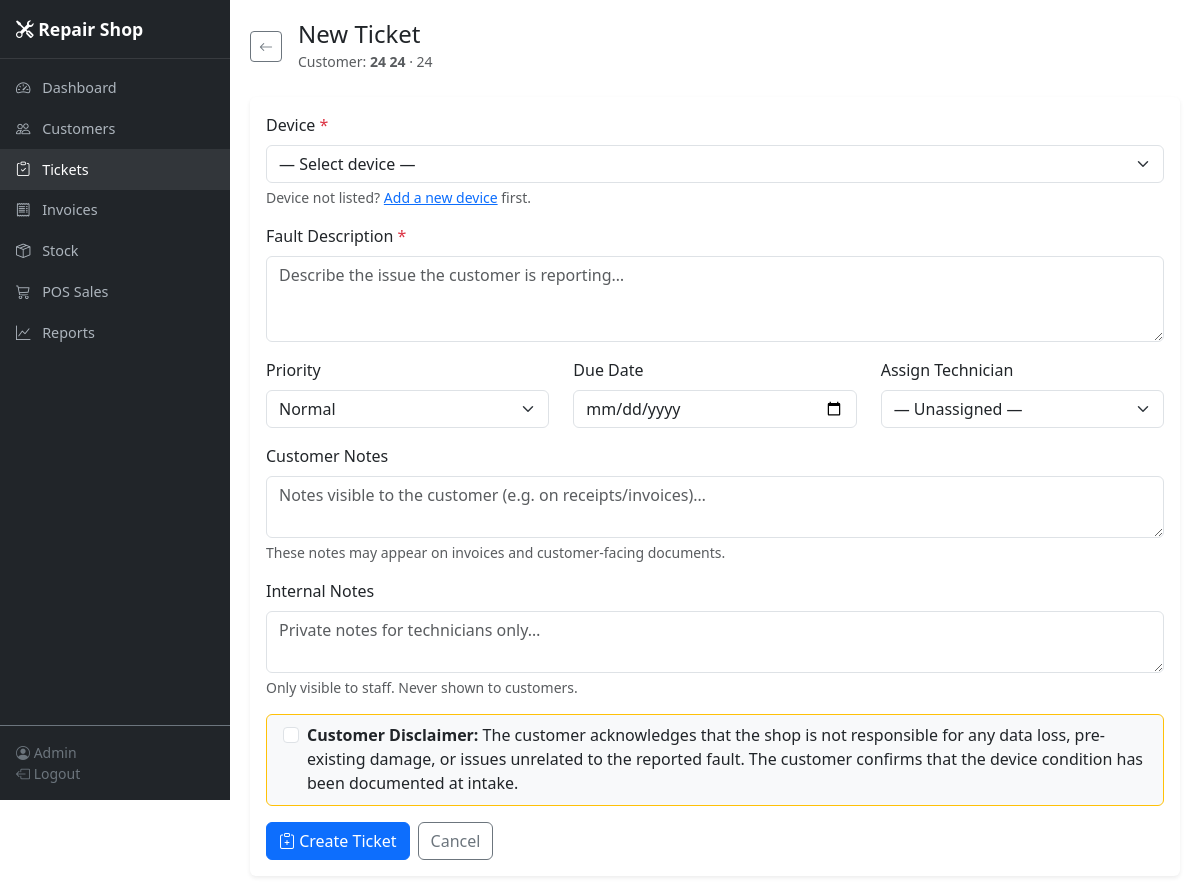
Page /tickets/create/24 (signed in) on the committed database.
### app/models.py (models this page shows, shortened)
class User(UserMixin, db.Model):
    __tablename__ = "users"
    id = db.Column(db.Integer, primary_key=True)
    username = db.Column(db.String(80), unique=True, nullable=False, index=True)
    email = db.Column(db.String(120), unique=True, nullable=False)
    password_hash = db.Column(db.String(256), nullable=False)
    full_name = db.Column(db.String(120), nullable=False)
    role = db.Column(db.String(20), nullable=False, default="technician")
    is_active = db.Column(db.Boolean, default=True)
    created_at = db.Column(db.DateTime, default=utcnow)
    assigned_tickets = db.relationship("Ticket", backref="technician", lazy="dynamic",
                                       foreign_keys="Ticket.technician_id")
    progress_logs = db.relationship("TicketProgressLog", backref="user", lazy="dynamic")
    pos_sales = db.relationship("POSSale", backref="served_by_user", lazy="dynamic")

class Customer(db.Model):
    __tablename__ = "customers"
    id = db.Column(db.Integer, primary_key=True)
    first_name = db.Column(db.String(80), nullable=False)
    last_name = db.Column(db.String(80), nullable=False)
    phone = db.Column(db.String(30), nullable=False, index=True)
    email = db.Column(db.String(120), default="")
    address = db.Column(db.Text, default="")
    notes = db.Column(db.Text, default="")
    created_at = db.Column(db.DateTime, default=utcnow)
    updated_at = db.Column(db.DateTime, default=utcnow, onupdate=utcnow)
    devices = db.relationship("Device", backref="customer", lazy="dynamic",
                              cascade="all, delete-orphan")
    tickets = db.relationship("Ticket", backref="customer", lazy="dynamic")
    pos_sales = db.relationship("POSSale", backref="customer", lazy="dynamic")
    @property
    def full_name(self):
        return f"{self.first_name} {self.last_name}"

### app/blueprints/tickets/routes.py (the view, shortened to what this page needs)
@bp.route("/create/<int:customer_id>", methods=["GET", "POST"])
@login_required
def create(customer_id):
    customer = Customer.query.get_or_404(customer_id)
    devices = customer.devices.order_by(Device.created_at.desc()).all()
    if not devices:
        flash("This customer has no devices. Add a device first.", "warning")
        return redirect(url_for("customers.view", customer_id=customer.id))
    return render_template(
        "tickets/create.html",
        customer=customer,
        devices=devices,
        technicians=_get_technicians(),
        priority_choices=PRIORITY_CHOICES,
        form_data={},
    )

### app/blueprints/tickets/routes.py (called while the page is built)
def _get_technicians():
    return User.query.filter_by(is_active=True).order_by(User.full_name).all()

### app/models.py (called while the page is built)
@login_manager.user_loader
def load_user(user_id):
    return db.session.get(User, int(user_id))

    @property
    def display_name(self):
        return f"{self.brand} {self.model}"

### app/templates/tickets/create.html (shortened to what this page needs)
{% extends "base.html" %}
{% block content %}
<div class="d-flex align-items-center mb-4">
  <a href="{{ url_for('customers.view', customer_id=customer.id) }}" class="btn btn-outline-secondary btn-sm me-3">
    <i class="bi bi-arrow-left"></i>
  </a>
  <div>
    <h4 class="mb-0">New Ticket</h4>
    <small class="text-muted">Customer: <strong>{{ customer.full_name }}</strong> · {{ customer.phone }}</small>
  </div>
</div>
<div class="card border-0 shadow-sm">
  <div class="card-body">
    <form method="post" action="{{ url_for('tickets.create', customer_id=customer.id) }}">
      <div class="mb-3">
        <label for="device_id" class="form-label">Device <span class="text-danger">*</span></label>
        <select name="device_id" id="device_id" class="form-select" required>
          <option value="">— Select device —</option>
        </select>
        <div class="form-text">
          Device not listed?
          <a href="{{ url_for('devices.add', customer_id=customer.id) }}">Add a new device</a> first.
        </div>
      </div>
      <div class="mb-3">
        <label for="fault_description" class="form-label">Fault Description <span class="text-danger">*</span></label>
        <textarea name="fault_description" id="fault_description" class="form-control" rows="3"
                  placeholder="Describe the issue the customer is reporting…"
                  required>{{ form_data.get('fault_description', '') }}</textarea>
      </div>
      <div class="row">
        <div class="col-md-4 mb-3">
          <label for="priority" class="form-label">Priority</label>
          <select name="priority" id="priority" class="form-select">
            {% for p in priority_choices %}
            <option value="{{ p }}" {% if form_data.get('priority', 'Normal') == p %}selected{% endif %}>{{ p }}</option>
            {% endfor %}
          </select>
        </div>
        <div class="col-md-4 mb-3">
          <label for="due_date" class="form-label">Due Date</label>
          <input type="date" name="due_date" id="due_date" class="form-control"
                 value="{{ form_data.get('due_date', '') }}">
        </div>
        <div class="col-md-4 mb-3">
          <label for="technician_id" class="form-label">Assign Technician</label>
          <select name="technician_id" id="technician_id" class="form-select">
            <option value="">— Unassigned —</option>
          </select>
        </div>
      </div>
      <div class="mb-3">
        <label for="customer_notes" class="form-label">Customer Notes</label>
        <textarea name="customer_notes" id="customer_notes" class="form-control" rows="2"
                  placeholder="Notes visible to the customer (e.g. on receipts/invoices)…">{{ form_data.get('customer_notes', '') }}</textarea>
        <div class="form-text">These notes may appear on invoices and customer-facing documents.</div>
      </div>
      <div class="mb-3">
        <label for="internal_notes" class="form-label">Internal Notes</label>
        <textarea name="internal_notes" id="internal_notes" class="form-control" rows="2"
                  placeholder="Private notes for technicians only…">{{ form_data.get('internal_notes', '') }}</textarea>
        <div class="form-text">Only visible to staff. Never shown to customers.</div>
      </div>
      <div class="card bg-light border-warning mb-3">
        <div class="card-body py-2">
          <div class="form-check">
            <input type="checkbox" name="disclaimer_accepted" id="disclaimer_accepted"
                   class="form-check-input" value="1"
                   {% if form_data.get('disclaimer_accepted') %}checked{% endif %} required>
            <label for="disclaimer_accepted" class="form-check-label">
              <strong>Customer Disclaimer:</strong> The customer acknowledges that the shop is not responsible for any
              data loss, pre-existing damage, or issues unrelated to the reported fault. The customer confirms that
              the device condition has been documented at intake.
            </label>
          </div>
        </div>
      </div>
      <div class="d-flex gap-2">
        <button type="submit" class="btn btn-primary">
          <i class="bi bi-clipboard-plus"></i> Create Ticket
        </button>
        <a href="{{ url_for('customers.view', customer_id=customer.id) }}" class="btn btn-outline-secondary">Cancel</a>
      </div>
    </form>
  </div>
</div>
{% endblock %}

### app/templates/base.html (shortened to what this page needs)
<!DOCTYPE html>
<html lang="en" data-bs-theme="light">
<head>
  <link href="https://cdn.jsdelivr.net/npm/bootstrap@5.3.3/dist/css/bootstrap.min.css" rel="stylesheet">
  <link href="https://cdn.jsdelivr.net/npm/bootstrap-icons@1.11.3/font/bootstrap-icons.min.css" rel="stylesheet">
</head>
<body>
  {% if current_user.is_authenticated %}
  <nav class="sidebar d-flex flex-column" id="sidebar">
    <div class="sidebar-brand">
      <i class="bi bi-tools"></i> {{ shop_name }}
    </div>
    <ul class="nav flex-column mt-2 flex-grow-1">
      <li class="nav-item">
        <a class="nav-link {% if request.endpoint == 'dashboard.index' %}active{% endif %}" href="{{ url_for('dashboard.index') }}">
          <i class="bi bi-speedometer2"></i> Dashboard
        </a>
      </li>
      <li class="nav-item">
        <a class="nav-link {% if 'customers' in request.endpoint|default('') %}active{% endif %}" href="{{ url_for('customers.index') }}">
          <i class="bi bi-people"></i> Customers
        </a>
      </li>
      <li class="nav-item">
        <a class="nav-link {% if 'tickets' in request.endpoint|default('') %}active{% endif %}" href="{{ url_for('tickets.index') }}">
          <i class="bi bi-clipboard-check"></i> Tickets
        </a>
      </li>
      <li class="nav-item">
        <a class="nav-link {% if 'invoices' in request.endpoint|default('') %}active{% endif %}" href="{{ url_for('invoices.index') }}">
          <i class="bi bi-receipt"></i> Invoices
        </a>
      </li>
      <li class="nav-item">
        <a class="nav-link {% if 'stock' in request.endpoint|default('') %}active{% endif %}" href="{{ url_for('stock.index') }}">
          <i class="bi bi-box-seam"></i> Stock
        </a>
      </li>
      <li class="nav-item">
        <a class="nav-link {% if 'pos' in request.endpoint|default('') %}active{% endif %}" href="{{ url_for('pos.index') }}">
          <i class="bi bi-cart3"></i> POS Sales
        </a>
      </li>
      <li class="nav-item">
        <a class="nav-link {% if 'reports' in request.endpoint|default('') %}active{% endif %}" href="{{ url_for('reports.index') }}">
          <i class="bi bi-graph-up"></i> Reports
        </a>
      </li>
    </ul>
    <div class="p-3 border-top border-secondary small text-secondary">
      <i class="bi bi-person-circle"></i> {{ current_user.full_name }}
      <br>
      <a href="{{ url_for('auth.logout') }}" class="text-secondary text-decoration-none">
        <i class="bi bi-box-arrow-left"></i> Logout
      </a>
    </div>
  </nav>
  <div class="main-content">
    {% block content %}{% endblock %}
  </div>
  {% endif %}
</body>
</html>

### app/templates/base.html (style rules this page uses)
:root { --sidebar-width: 230px; }
body { min-height: 100vh; }
.sidebar { width: var(--sidebar-width); min-height: 100vh; background: #212529; position: fixed; top: 0; left: 0; z-index: 1030; transition: transform .2s; }
.sidebar .nav-link { color: #adb5bd; padding: .6rem 1rem; font-size: .9rem; }
.sidebar .nav-link:hover, .sidebar .nav-link.active { color: #fff; background: rgba(255,255,255,.08); }
.sidebar .nav-link i { width: 22px; text-align: center; margin-right: .5rem; }
.main-content { margin-left: var(--sidebar-width); padding: 1.25rem; }
.sidebar-brand { padding: 1rem; font-weight: 700; font-size: 1.1rem; color: #fff; border-bottom: 1px solid rgba(255,255,255,.1); }

### rows in the picture
User: full_name "Admin"
Customer: full_name "24 24", phone "24"

### other values in the picture
{{ shop_name }} "Repair Shop"
form field priority "Normal"
